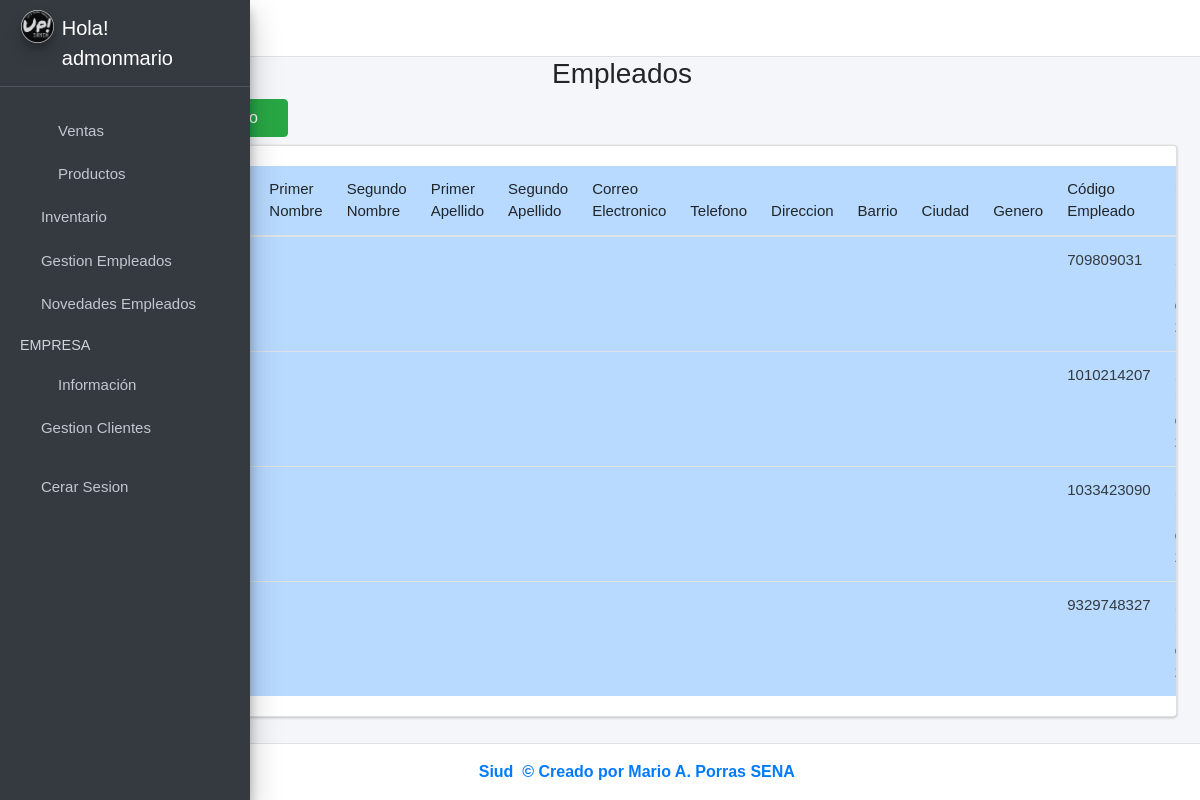
The page /empleados/ (signed in) on the database its author committed.
### ventas/models.py (models this page shows, shortened)
class Empleado(models.Model):
    cod_empleado = models.AutoField(primary_key=True)
    fecha_ingreso = models.DateField(null=False, blank=False)
    fecha_salida = models.DateField(null=True, blank=True)
    salario = models.FloatField(null=False, blank=False)
    fecha_nacimiento = models.DateField(null=False, blank=False)
    rh = models.CharField(null=False, blank=False, max_length=5)
    activo = models.BooleanField(default=True)
    idpersona = models.ForeignKey(Persona, on_delete=models.CASCADE)
    idarl = models.ForeignKey(Arl, on_delete=models.CASCADE)
    ideps = models.ForeignKey(Eps, on_delete=models.CASCADE)
    idfondo_pension = models.ForeignKey(FondoPension, on_delete=models.CASCADE)
    idcargo_empleado = models.ForeignKey(CargoEmpleado, on_delete=models.CASCADE)
    iduser = models.OneToOneField(User, on_delete=models.CASCADE)
    roles = models.ForeignKey(Group, on_delete=models.CASCADE)
    created = models.DateTimeField(auto_now_add=True)
    updated = models.DateTimeField(auto_now=True)
    class Meta:
        verbose_name = 'empleado'
        verbose_name_plural = 'empleados'

### ventas/views.py (the view)
# urls.py: path('empleados/', views.empleados_vista, name='Empleados'),
@login_required
@permission_required('ventas.view_empleado', raise_exception=True)
def empleados_vista(request):
    empleados = Empleado.objects.filter(activo=True)
    personas = Persona.objects.all()
    cargoempleado = CargoEmpleado.objects.all()
    eps = Eps.objects.all()
    arl = Arl.objects.all()
    fondopension = FondoPension.objects.all()
    usuario = User.objects.all()
    rolusuario = Group.objects.all()
    form_personal = AgregarEmpleadoForm()
    form_editar = EditarEmpleadoForm()
    username = request.user.username
    context ={
        'empleado' : empleados,
        'form_personal' : form_personal,
        'form_editar' : form_editar,
        'cargoempleado' : cargoempleado,
        'eps' : eps,
        'arl' : arl,
        'fondopension' : fondopension,
        'usuario' : usuario,
        'rolsusuario' : rolusuario,
        'personas' : personas,
        'username': username,
    }
    return render(request, 'empleados.html', context)

### ventas/models.py (called while the page is built)
    def __str__(self):
        return f"{self.arl}"

    def __str__(self):
        return f"{self.eps}"

    def __str__(self):
        return f"{self.fondo_pension}"

    def __str__(self):
        return f"{self.cargo_empleado}"

    def __str__(self):
        return f"{self.ciudad}"

### ventas/templates/empleados.html (shortened to what this page needs)
{% extends "base.html" %}
{% load static %}
{% load widget_tweaks %}
{% block content %}
<link rel="stylesheet" href="{% static 'index/css/b4.css' %}">
<div class="row">
    <div class="col-md-12">
        <h3 class="text-center">Empleados   <i class="fas fa-users"></i></h3> <! -- Es para cambiar el icono xd -- >
        <div class="col-md-3 pb-2">
            {% if perms.ventas.add_empleado %}
            <a href="#AgregarPersonalModal"
                data-toggle="modal" data-dismiss="modal">
                <button type="button" class="btn btn-success">
                    <i class="fas fa-plus-circle"></i>
                </button>
            </a>
            {% endif %}
        </div>
        <div class="card card-body" style="overflow:scroll">
            <table class="table table-hover table-primary" id="myTable">
                <thead>
                    <tr>
                        <th># ID</th>
                        <th>Documento Identidad</th>
                        <th>Primer Nombre</th>
                        <th>Segundo Nombre</th>
                        <th>Primer Apellido</th>
                        <th>Segundo Apellido</th>
                        <th>Correo Electronico</th>
                        <th>Telefono</th>
                        <th>Direccion</th>
                        <th>Barrio</th>
                        <th>Ciudad</th>
                        <th>Genero</th>
                        <th>Código Empleado</th>
                        <th>Fecha Ingreso</th>
                    </tr>
                </thead>
                <tbody class="text-dark">
                    {% for i in empleado %}
                    <tr>
                        <td>{{forloop.counter}}</td>
                        <td>{{i.idpersona.primer_nombre}}</td>
                        <td>{{i.idpersona.segundo_nombre}}</td>
                        <td>{{i.idpersona.primer_apellido}}</td>
                        <td>{{i.idpersona.segundo_apellido}}</td>
                        <td>{{i.idpersona.idcontacto.correo}}</td>
                        <td>{{i.idpersona.idcontacto.telefono}}</td>
                        <td>{{i.idpersona.iddireccion.direccion}}</td>
                        <td>{{i.idpersona.iddireccion.barrio}}</td>
                        <td>{{i.idpersona.iddireccion.idciudad.ciudad}}</td>
                        <td>{{i.idpersona.genero}}</td>
                        <td>{{i.cod_empleado }}</td>
                        <td>{{i.fecha_ingreso }}</td>
                    </tr>
                    {% endfor %}
                </tbody>
            </table>
        </div>
    </div>
</div>
{% endblock %}

### ventas/templates/base.html (shortened to what this page needs)
{% load static %}
<!DOCTYPE html>
<html lang="en">
<head>
  <link rel="stylesheet" href="{% static 'lib/adminlite/plugins/fontawesome-free/css/all.min.css' %}">
  <link rel="stylesheet"
    href="{% static 'lib/adminlite/plugins/tempusdominus-bootstrap-4/css/tempusdominus-bootstrap-4.min.css' %}">
  <link rel="stylesheet" href="{% static 'lib/adminlite/plugins/icheck-bootstrap/icheck-bootstrap.min.css' %}">
  <link rel="stylesheet" href="{% static 'lib/adminlite/plugins/jqvmap/jqvmap.min.css' %}">
  <link rel="stylesheet" href="{% static 'lib/adminlite/css/adminlte.min.css' %}">
  <link rel="stylesheet" href="{% static 'lib/adminlite/plugins/overlayScrollbars/css/OverlayScrollbars.min.css' %}">
  <link rel="stylesheet" href="{% static 'lib/adminlite/plugins/daterangepicker/daterangepicker.css' %}">
  <link rel="stylesheet" href="{% static 'lib/adminlite/plugins/summernote/summernote-bs4.min.css' %}">
  <link rel="stylesheet" href="{% static 'index/css/main.css' %}">
  <link rel="stylesheet" type="text/css" href="{% static 'index/DataTables/datatables.min.css' %}">
  <link rel="stylesheet" type="text/css"
    href="{% static 'index/DataTables/Buttons-2.0.1/css/buttons.dataTables.min.css' %}">
  <link rel="stylesheet" href="{% static 'jquery-ui/jquery-ui.min.css' %}">
</head>
<body class="hold-transition sidebar-mini layout-fixed sidebar-closed sidebar-collapse">
  <div class="wrapper">
    <nav class="main-header navbar navbar-expand navbar-white navbar-light">
      <ul class="navbar-nav">
        <li class="nav-item">
          <a class="nav-link" data-widget="pushmenu" href="#" role="button"></a>
        </li>
      </ul>
      <ul class="navbar-nav ml-auto">
        <li class="nav-item">
          <a class="nav-link" data-widget="fullscreen" href="#" role="button">
            <i class="fas fa-expand-arrows-alt"></i>
          </a>
        </li>
      </ul>
    </nav>
    <aside class="main-sidebar sidebar-dark-primary elevation-4">
      <a href="{% url 'Ventas' %}" class="brand-link">
          <img src="{% static 'index/img/logoup2.png' %}" alt="Logo" class="brand-image img-circle elevation-3"
              style="opacity: .8">
          <span class="brand-text font-weight-light">
              {% if user.is_authenticated %}
              <span>Hola!</span><br>
              <div>{{ user.username }}</div>
              {% endif %}
          </span>
      </a>
      <div class="sidebar">
        <nav class="mt-2">
          <ul class="nav nav-pills nav-sidebar flex-column" data-widget="treeview" role="menu" data-accordion="false">
            {% if perms.ventas.change_ventas %}
            <li class="nav-header"></li>
            <li class="nav-item">
              <a href="{% url 'Ventas' %}" class="nav-link">
                <i class="nav-icon far fa-calendar-alt"></i>
                <p>
                  Ventas
                </p>
              </a>
            </li>
            {% endif %}
            {% if perms.ventas.change_productos %}
            <li class="nav-item">
              <a href="{% url 'Productos' %}" class="nav-link">
                <i class="nav-icon fas fa-boxes"></i>
                <p>
                  Productos
                </p>
              </a>
            </li>
            {% endif %}
            {% if perms.ventas.delete_inventario %}
            <li class="nav-item">
              <a href="{% url 'Inventarios' %}" class="nav-link">
                <i class="fas fa-warehouse"></i>
                <p>
                  Inventario
                </p>
              </a>
            </li>
            {% endif %}
            <li class="nav-item">
              <a href="#" class="nav-link">
                <i class="far fa-building"></i>
                <p>
                  Gestion Empleados
                  <i class="fas fa-angle-left right"></i>
                </p>
              </a>
            </li>
            <li class="nav-item">
              <a href="{% url 'NovedadesEmpleados' %}" class="nav-link">
                <i class="fas fa-list"></i>
                <p>Novedades Empleados</p>
              </a>
            </li>
            {% if perms.ventas.delete_inventario %}
            <li class="nav-header">EMPRESA</li>
            <li class="nav-item">
              <a href="{% url 'EmpleadosInactivos' %}" class="nav-link">
                <i class=" nav-icon fas fa-globe"></i>
                <p>Información</p>
              </a>
            </li>
            {% endif %}
            {% if perms.ventas.delete_clientes %}
            <li class="nav-item">
              <a href="#" class="nav-link">
                <i class="fas fa-users"></i>
                <p>
                  Gestion Clientes
                  <i class="fas fa-angle-left right"></i>
                </p>
              </a>
            </li>
            {% endif %}
            <li class="nav-header"></li>
            <li class="nav-item">
              <a href="{% url 'CerrarSesion' %}" class="nav-link">
                <i class="fas fa-power-off"></i>
                <p>
                  Cerar Sesion
                </p>
              </a>
            </li>
          </ul>
        </nav>
      </div>
    </aside>
    <div class="content-wrapper">
      <section class="content">
        <div class="container-fluid">
          {% block content %}
          {% endblock %}
        </div>
      </section>
    </div>
    <footer class="main-footer text-center text-primary">
      <a href="" target="_blank" rel="noopener noreferrer">
        <strong> Siud <img src="" alt="" width="20"> &copy;
          Creado por Mario A. Porras
          SENA
        </strong>
      </a>
    </footer>
  </div>
</body>
</html>

### ventas/static/index/css/main.css (style rules this page uses)
p , input[type=text] , input[type=date], input[type=number], input[type=password] { font-weight: 100; font-size: 15px; }
table, th, td { font-weight: 100; font-size:15px; }
body { font-family: Arial, Helvetica, sans-serif !important; }

### rows shown on the page
Empleado: cod_empleado "709809031"
Empleado: cod_empleado "1010214207"
Empleado: cod_empleado "1033423090"
Empleado: cod_empleado "9329748327"

### other values the page prints
{{ user.username }} "admonmario"
